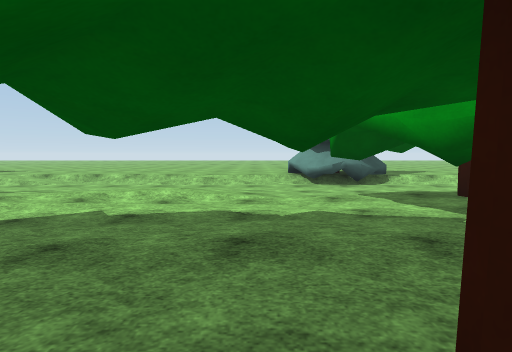
[1] (above)

24 first-person views from a walk through a Unity game level. The camera is 1.2 m above the floor, tilts 4° down and sees 80° across. The floor is counted in squares, 2 m on a side. Each view is taken from the middle of a square. On the plan, view 1 faces up. The plan holds only what a view shows up to about 9 squares ahead; the rest is blank. The place goes on beyond the plan. The player is left out. Surface patterns are stand-ins for the level's own textures.

[2]
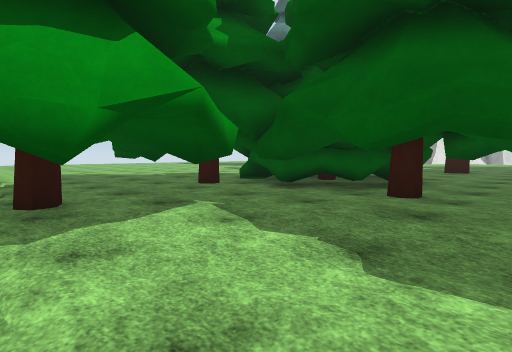

[3]
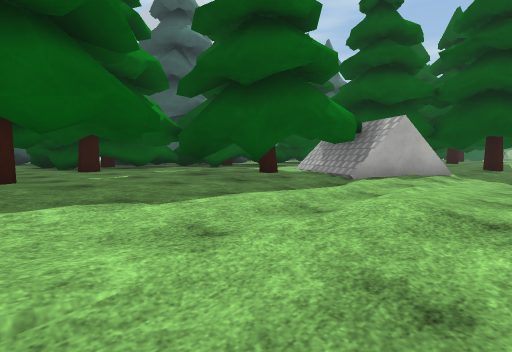

[4]
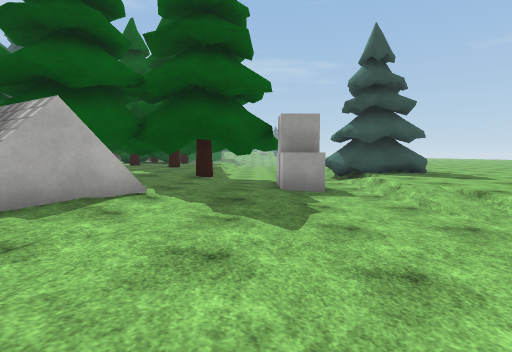

[5]
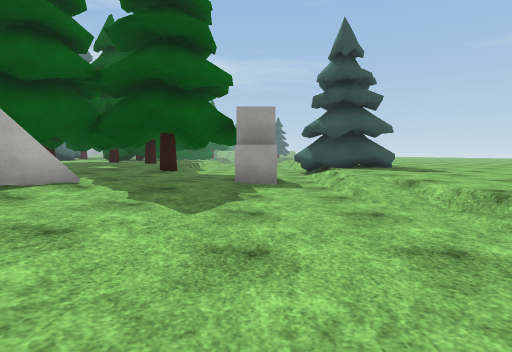

[6]
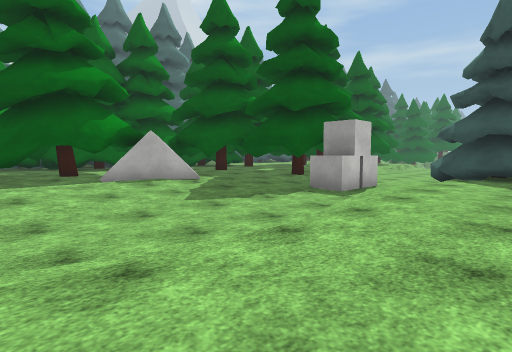

[7]
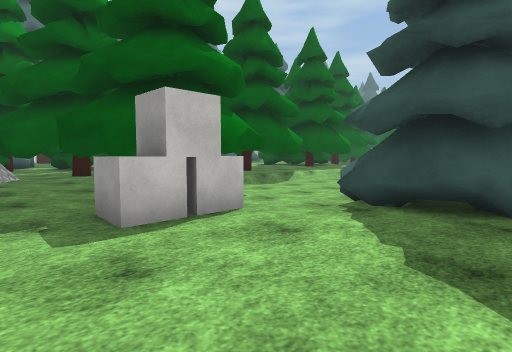

[8]
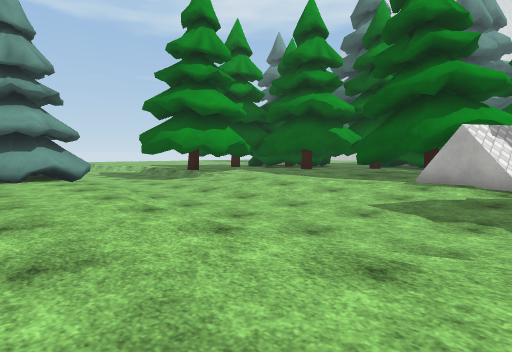

[9]
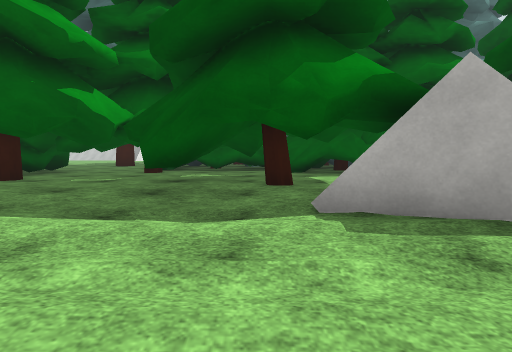

[10]
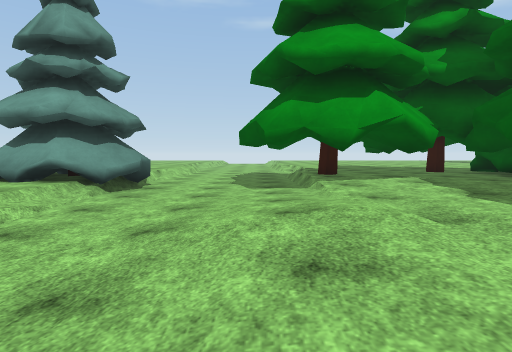

[11]
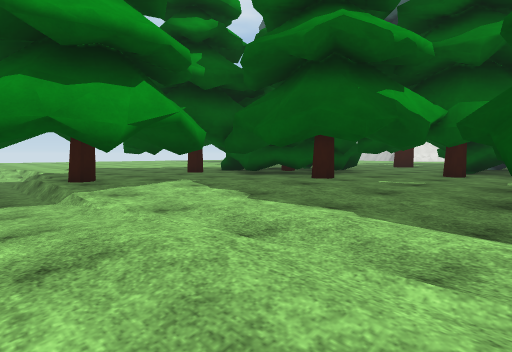

[12]
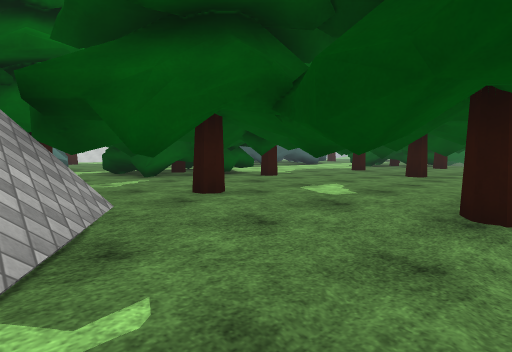

[13]
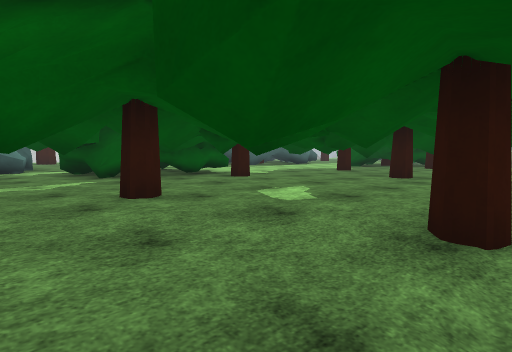

[14]
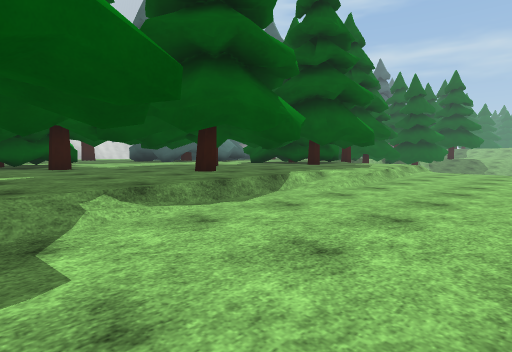

[15]
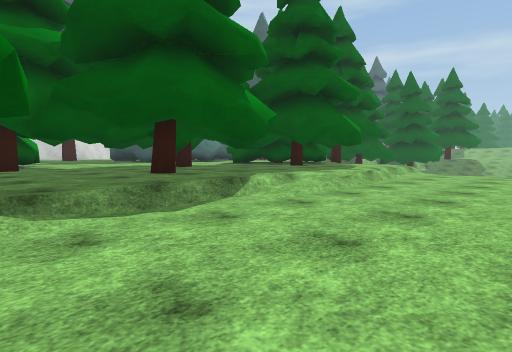

[16]
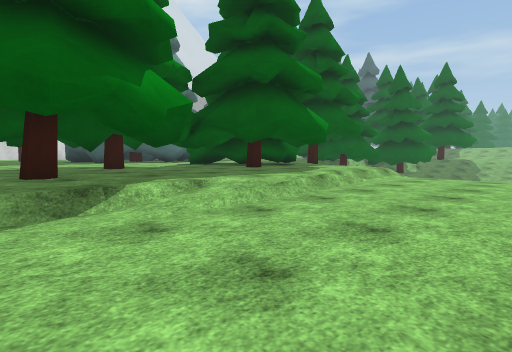

[17]
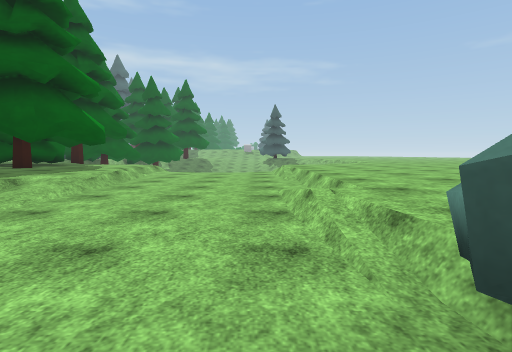

[18]
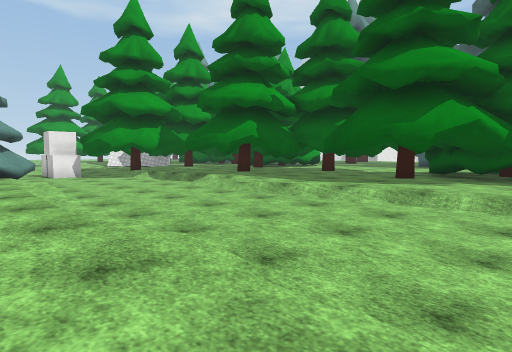

[19]
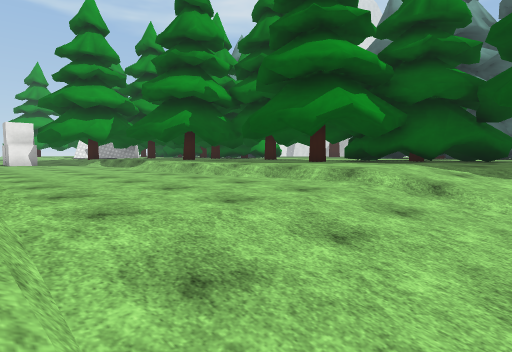

[20]
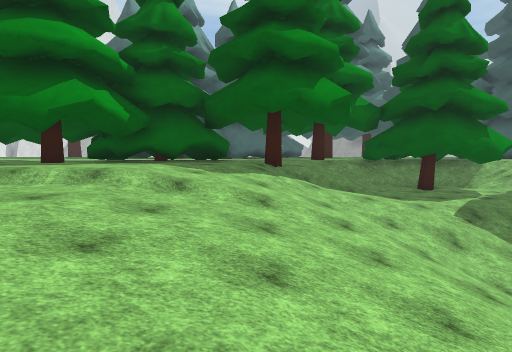

[21]
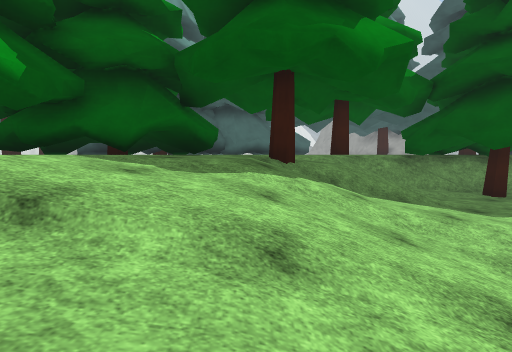

[22]
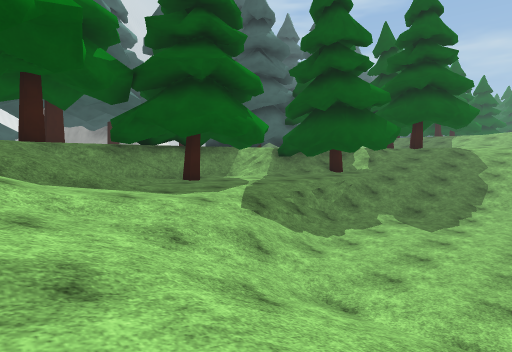

[23]
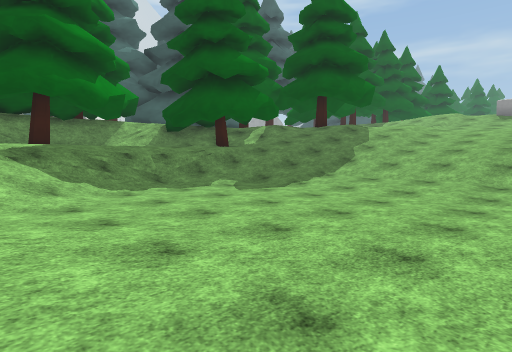

[24]
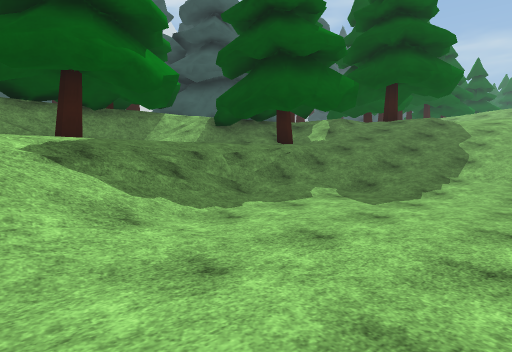

### Floor plan
Key: @ floor where view 1 was taken; # wall or solid block; x gap in a wall; . main floor; - floor 0.5 m lower than the main floor; _ floor 0.75 m lower than the main floor; < floor 2 m lower than the main floor; ( floor 4 m lower than the main floor; / step, stairs or slope; B box.
Columns run from 40 left of view 1 to 3 right of it. Each row starts with its distance up from view 1.
 11                    ......   x..........   #
 10                  .........   #.........../#
  9      /((((//   //////--//./###/../////////##
  8 /////((((((/  ////--------------------------
  7 /////(((((// ////__-----------BB------//----
  6  ////(((((///////__------------//.--/////---
  5 //////(((((///////--/////-//#/#/......////##
  4 //////((((////////../...###....#./#...//...#
  3  //////((////////..###. ....  ###//#......##
  2   //////////////..###..#####   ##//#.#.##.#
  1    /</////</////.########      ## /.####..#
  0     #/#<<<</////#############  #.   ####@##
 -1       /<<//////.###      ...#  #....#  ###
 -2       //####//           .###  ######  ###
 -3         #### #           .#            # .
 -4                               ##      ##...
 -5                               .#       #...
 -6                               .#        ..

Positions as (right, up) in squares from view 1, and headings:
1: (0, 0), facing up
2: (-1, 5), facing down-right
3: (1, 6), facing down-left
4: (-2, 6), facing left
5: (-2, 7), facing left
6: (-2, 11), facing down-left
7: (-7, 11), facing down-left
8: (-7, 11), facing down-right
9: (-4, 6), facing down
10: (-4, 6), facing right
11: (-3, 6), facing down-right
12: (-7, 5), facing down-left
13: (-8, 5), facing down-left
14: (-11, 8), facing down-left
15: (-12, 8), facing down-left
16: (-14, 8), facing down-left
17: (-12, 8), facing left
18: (-23, 10), facing down-right
19: (-25, 9), facing down-right
20: (-25, 9), facing down
21: (-25, 6), facing down
22: (-26, 6), facing down-left
23: (-29, 9), facing down-left
24: (-29, 6), facing down-left
